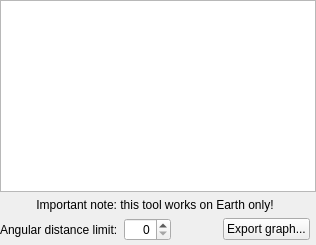
            <widget class="QWidget" name="tabLunarElongation">
             <attribute name="title">
              <string>Lunar Elongation</string>
             </attribute>
             <layout class="QGridLayout" name="gridLayout_13">
              <property name="leftMargin">
               <number>0</number>
              </property>
              <property name="topMargin">
               <number>0</number>
              </property>
              <property name="rightMargin">
               <number>0</number>
              </property>
              <property name="bottomMargin">
               <number>4</number>
              </property>
              <item row="0" column="0" colspan="2">
               <widget class="QChartView" name="lunarElongationChartView"/>
              </item>
              <item row="2" column="0">
               <layout class="QGridLayout" name="gridLayout_25">
                <item row="1" column="0">
                 <widget class="QLabel" name="lunarElongationLimitLabel">
                  <property name="text">
                   <string>Angular distance limit:</string>
                  </property>
                 </widget>
                </item>
                <item row="0" column="0" colspan="4">
                 <widget class="QLabel" name="lunarElongationNote">
                  <property name="sizePolicy">
                   <sizepolicy hsizetype="Expanding" vsizetype="Preferred">
                    <horstretch>0</horstretch>
                    <verstretch>0</verstretch>
                   </sizepolicy>
                  </property>
                  <property name="text">
                   <string>Important note: this tool works on Earth only!</string>
                  </property>
                  <property name="alignment">
                   <set>Qt::AlignCenter</set>
                  </property>
                 </widget>
                </item>
                <item row="1" column="1">
                 <widget class="QSpinBox" name="lunarElongationLimitSpinBox">
                  <property name="alignment">
                   <set>Qt::AlignRight|Qt::AlignTrailing|Qt::AlignVCenter</set>
                  </property>
                  <property name="maximum">
                   <number>180</number>
                  </property>
                 </widget>
                </item>
                <item row="1" column="2">
                 <spacer name="horizontalSpacer_16">
                  <property name="orientation">
                   <enum>Qt::Horizontal</enum>
                  </property>
                  <property name="sizeHint" stdset="0">
                   <size>
                    <width>40</width>
                    <height>20</height>
                   </size>
                  </property>
                 </spacer>
                </item>
                <item row="1" column="3">
                 <widget class="QPushButton" name="exportLunarElongationPushButton">
                  <property name="text">
                   <string>Export graph...</string>
                  </property>
                 </widget>
                </item>
               </layout>
              </item>
             </layout>
            </widget>
